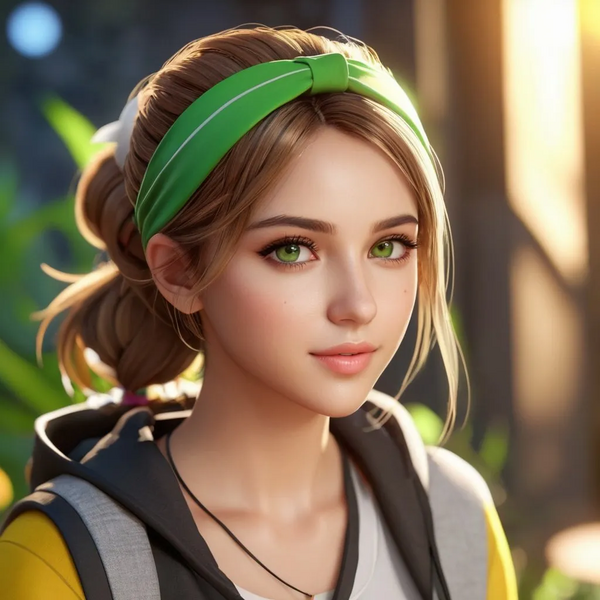
#> input picture first_tutorial/images/xDTRYSD5_66bs_1024.png, 600 x 600 px
$ python blur_img.py
#> lines starting #> are read from the running program, lines starting #| are printed output that depends on the picture
import cv2

img = cv2.imread("images/xDTRYSD5_66bs_1024.png")
#> img is the input picture: shape (600, 600, 3); mean B, G, R 86.2, 111.2, 128.8

blur_img = cv2.GaussianBlur(img, (11, 11), 0)
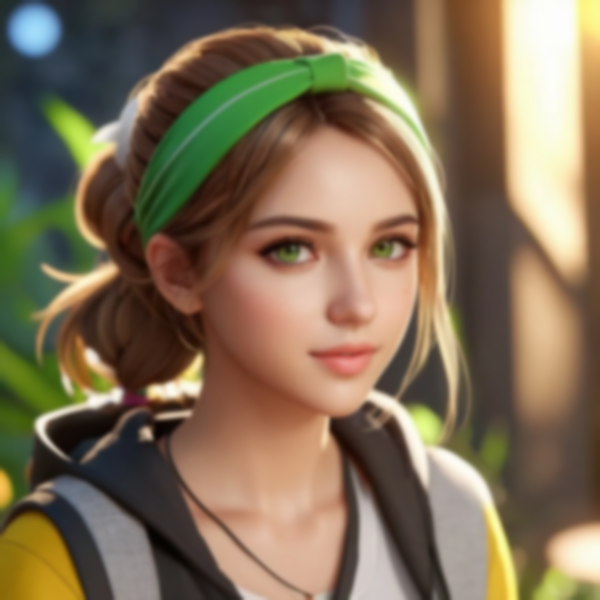
#> blur_img: shape (600, 600, 3); mean B, G, R 86.2, 111.2, 128.8

cv2.imshow("hey", img)
cv2.imshow("blury mage", blur_img)

cv2.waitKey(0)
